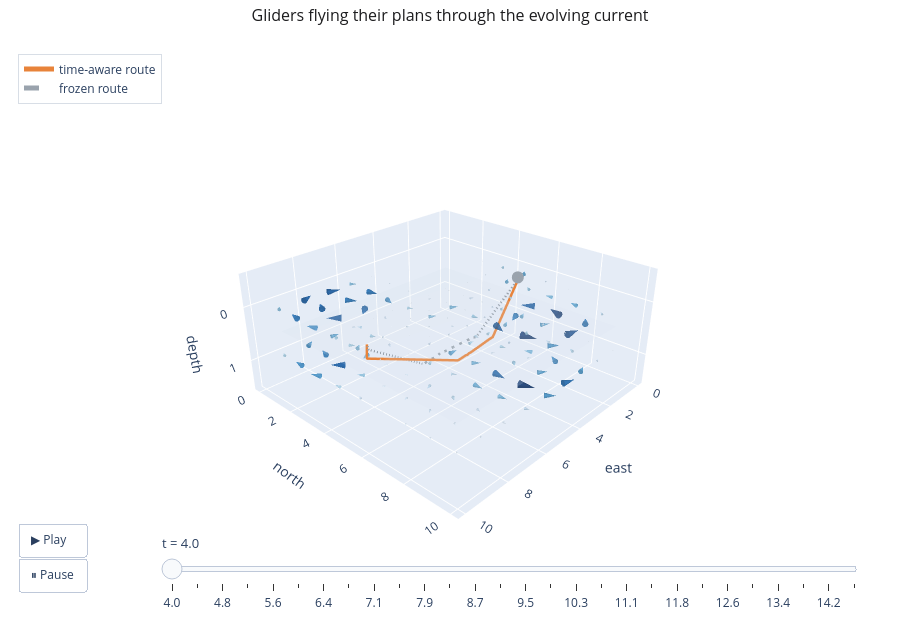

Notebook code for this chart:
### Markdown cell above
Now the same comparison in space, animated. Both gliders depart together and move on the
*same* real clock; the current cones update with time. Watch the time-aware glider (orange)
drop below the thermocline as the window opens, while the frozen glider (grey) stays shallow
and arrives later. Press **Play**.

### Code cell
def interp_at(route, times, t):
    if t <= times[0]:
        return route[0]
    if t >= times[-1]:
        return route[-1]
    k = int(np.searchsorted(times, t) - 1)
    f = (t - times[k]) / (times[k + 1] - times[k] + 1e-9)
    return route[k] + f * (route[k + 1] - route[k])


t_end = max(times_frozen[-1], times_aware[-1])
anim_t = np.linspace(T0, t_end, 28)
cone_base, _ = current_grid(medium, T0, depth=0.05, n=9)
cone_base_d, _ = current_grid(medium, T0, depth=0.92, n=9)


def cones(t, base, depth, scale):
    _, W = current_grid(medium, t, depth=depth, n=9)
    return go.Cone(x=base[:, 0], y=base[:, 1], z=base[:, 2], u=W[:, 0], v=W[:, 1], w=W[:, 2],
                   anchor="tail", sizemode="scaled", sizeref=scale, colorscale="Blues",
                   showscale=False, hoverinfo="skip", opacity=0.6)


def marker(pos, color):
    return go.Scatter3d(x=[pos[0]], y=[pos[1]], z=[pos[2]], mode="markers",
                        marker=dict(size=7, color=color), showlegend=False, hoverinfo="skip")


frames = []
for t in anim_t:
    fa = interp_at(pa, times_aware, t)
    ff = interp_at(pf, times_frozen, t)
    frames.append(go.Frame(name=f"{t:.1f}", data=[
        marker(fa, PALETTE["accent"]), marker(ff, PALETTE["muted"]),
        cones(t, cone_base, 0.05, 0.5), cones(t, cone_base_d, 0.92, 0.5)]))

# Static context: full routes, thermocline, endpoints.
static = [
    go.Scatter3d(x=pa[:, 0], y=pa[:, 1], z=pa[:, 2], mode="lines",
                 line=dict(color=PALETTE["accent"], width=5), name="time-aware route"),
    go.Scatter3d(x=pf[:, 0], y=pf[:, 1], z=pf[:, 2], mode="lines",
                 line=dict(color=PALETTE["muted"], width=5, dash="dash"), name="frozen route"),
]
gx = np.linspace(0.6, 9.4, 2)
GXm, GYm = np.meshgrid(gx, gx)
static.append(go.Surface(x=GXm, y=GYm, z=np.full_like(GXm, medium.z_thermocline),
                         colorscale=[[0, PALETTE["surface"]], [1, PALETTE["surface"]]],
                         opacity=0.18, showscale=False, hoverinfo="skip"))

fig = go.Figure(data=[frames[0].data[0], frames[0].data[1], frames[0].data[2],
                      frames[0].data[3], *static], frames=frames)
play = dict(label="▶ Play", method="animate",
            args=[None, {"frame": {"duration": 160, "redraw": True}, "fromcurrent": True}])
pause = dict(label="⏸ Pause", method="animate",
             args=[[None], {"frame": {"duration": 0, "redraw": False}, "mode": "immediate"}])
steps = [dict(method="animate", label=f.name,
              args=[[f.name], {"frame": {"duration": 0, "redraw": True}, "mode": "immediate"}])
         for f in frames]
ocean_layout(fig, "Gliders flying their plans through the evolving current", height=620)
fig.update_layout(
    updatemenus=[dict(type="buttons", showactive=False, x=0.02, y=0.05,
                      xanchor="left", yanchor="bottom", buttons=[play, pause])],
    sliders=[dict(active=0, x=0.18, len=0.78, y=0.02, yanchor="bottom",
                  currentvalue=dict(prefix="t = ", font=dict(size=13)), steps=steps)])
fig.show()

### Figure 1 — Plotly figure (JSON) as saved in the notebook; plotly's stock layout.template omitted (floating-point values rounded to 4 significant figures)
{"data": [{"hoverinfo": "skip", "marker": {"color": "#e8833a", "size": 7}, "mode": "markers", "showlegend": false, "type": "scatter3d", "x": [1.0], "y": [5.0], "z": [0.05]}, {"hoverinfo": "skip", "marker": {"color": "#9aa3ad", "size": 7}, "mode": "markers", "showlegend": false, "type": "scatter3d", "x": [1.0], "y": [5.0], "z": [0.05]}, {"anchor": "tail", "colorscale": [[0.0, "rgb(247,251,255)"], [0.125, "rgb(222,235,247)"], [0.25, "rgb(198,219,239)"], [0.375, "rgb(158,202,225)"], [0.5, "rgb(107,174,214)"], [0.625, "rgb(66,146,198)"], [0.75, "rgb(33,113,181)"], [0.875, "rgb(8,81,156)"], [1.0, "rgb(8,48,107)"]], "hoverinfo": "skip", "opacity": 0.6, "showscale": false, "sizemode": "scaled", "sizeref": 0.5, "type": "cone", "u": [-0.01114, -0.02322, -0.08441, -0.3267, -0.4905, -0.1772, -0.03219, -0.02726, -0.02954, -0.009717, -0.01549, -0.03887, -0.1512, -0.4396, -0.2707, 0.05606, -0.1114, -0.1861, -0.008724, -0.01321, -0.02719, -0.08683, -0.259, -0.05781, 0.4436, -0.3517, -0.6674, -0.009309, -0.01285, -0.02536, -0.09142, -0.2514, 0.1199, 0.7061, -0.47, -0.9251, -0.04811, -0.03113, 0.002633, -0.1463, -0.4443, -0.05406, 0.3559, -0.2445, -0.4778, -0.314, -0.1601, 0.2192, -0.1402, -0.4125, -0.09423, 0.05613, -0.04738, -0.09029, -0.8251, -0.4088, 0.6512, 0.1077, -0.1831, -0.01573, 0.01895, 0.007031, 3.972e-07, -0.7999, -0.394, 0.6369, 0.09978, -0.191, -0.03035, 0.01628, 0.01587, 0.01085, -0.281, -0.1364, 0.2144, -0.1271, -0.396, -0.1188, -0.003157, 0.01377, 0.01243], "v": [-0.009734, -0.0155, -0.05025, -0.194, -0.2926, -0.1218, -0.07918, -0.07657, -0.02956, -0.01085, -0.01272, -0.02329, -0.08294, -0.2615, -0.3273, -0.4704, -0.533, -0.2372, -0.01269, -0.01363, -0.01562, -0.02597, -0.08909, -0.3055, -0.7598, -0.9167, -0.4136, -0.009027, -0.003544, -0.004932, 0.005962, 0.08609, 0.1936, 0.2626, 0.2806, 0.1364, 0.0674, 0.1643, 0.1374, 0.108, 0.2793, 0.4209, 0.8141, 0.962, 0.4519, 0.3434, 0.7659, 0.6416, 0.344, 0.2386, 0.1827, 0.3217, 0.3629, 0.1766, 0.2894, 0.648, 0.5394, 0.2298, 0.0584, 0.03758, 0.06473, 0.06404, 0.03941, -0.3488, -0.7444, -0.6338, -0.3042, -0.1097, -0.01374, 0.01658, 0.02201, 0.01997, -0.3588, -0.7679, -0.6568, -0.3868, -0.2901, -0.08469, -0.005521, 0.01158, 0.01437], "w": [0.0, 0.0, 0.0, 0.0, 0.0, 0.0, 0.0, 0.0, 0.0, 0.0, 0.0, 0.0, 0.0, 0.0, 0.0, 0.0, 0.0, 0.0, 0.0, 0.0, 0.0, 0.0, 0.0, 0.0, 0.0, 0.0, 0.0, 0.0, 0.0, 0.0, 0.0, 0.0, 0.0, 0.0, 0.0, 0.0, 0.0, 0.0, 0.0, 0.0, 0.0, 0.0, 0.0, 0.0, 0.0, 0.0, 0.0, 0.0, 0.0, 0.0, 0.0, 0.0, 0.0, 0.0, 0.0, 0.0, 0.0, 0.0, 0.0, 0.0, 0.0, 0.0, 0.0, 0.0, 0.0, 0.0, 0.0, 0.0, 0.0, 0.0, 0.0, 0.0, 0.0, 0.0, 0.0, 0.0, 0.0, 0.0, 0.0, 0.0, 0.0], "x": [0.6, 0.6, 0.6, 0.6, 0.6, 0.6, 0.6, 0.6, 0.6, 1.7, 1.7, 1.7, 1.7, 1.7, 1.7, 1.7, 1.7, 1.7, 2.8, 2.8, 2.8, 2.8, 2.8, 2.8, 2.8, 2.8, 2.8, 3.9, 3.9, 3.9, 3.9, 3.9, 3.9, 3.9, 3.9, 3.9, 5.0, 5.0, 5.0, 5.0, 5.0, 5.0, 5.0, 5.0, 5.0, 6.1, 6.1, 6.1, 6.1, 6.1, 6.1, 6.1, 6.1, 6.1, 7.2, 7.2, 7.2, 7.2, 7.2, 7.2, 7.2, 7.2, 7.2, 8.3, 8.3, 8.3, 8.3, 8.3, 8.3, 8.3, 8.3, 8.3, 9.4, 9.4, 9.4, 9.4, 9.4, 9.4, 9.4, 9.4, 9.4], "y": [0.6, 1.7, 2.8, 3.9, 5.0, 6.1, 7.2, 8.3, 9.4, 0.6, 1.7, 2.8, 3.9, 5.0, 6.1, 7.2, 8.3, 9.4, 0.6, 1.7, 2.8, 3.9, 5.0, 6.1, 7.2, 8.3, 9.4, 0.6, 1.7, 2.8, 3.9, 5.0, 6.1, 7.2, 8.3, 9.4, 0.6, 1.7, 2.8, 3.9, 5.0, 6.1, 7.2, 8.3, 9.4, 0.6, 1.7, 2.8, 3.9, 5.0, 6.1, 7.2, 8.3, 9.4, 0.6, 1.7, 2.8, 3.9, 5.0, 6.1, 7.2, 8.3, 9.4, 0.6, 1.7, 2.8, 3.9, 5.0, 6.1, 7.2, 8.3, 9.4, 0.6, 1.7, 2.8, 3.9, 5.0, 6.1, 7.2, 8.3, 9.4], "z": [0.05, 0.05, 0.05, 0.05, 0.05, 0.05, 0.05, 0.05, 0.05, 0.05, 0.05, 0.05, 0.05, 0.05, 0.05, 0.05, 0.05, 0.05, 0.05, 0.05, 0.05, 0.05, 0.05, 0.05, 0.05, 0.05, 0.05, 0.05, 0.05, 0.05, 0.05, 0.05, 0.05, 0.05, 0.05, 0.05, 0.05, 0.05, 0.05, 0.05, 0.05, 0.05, 0.05, 0.05, 0.05, 0.05, 0.05, 0.05, 0.05, 0.05, 0.05, 0.05, 0.05, 0.05, 0.05, 0.05, 0.05, 0.05, 0.05, 0.05, 0.05, 0.05, 0.05, 0.05, 0.05, 0.05, 0.05, 0.05, 0.05, 0.05, 0.05, 0.05, 0.05, 0.05, 0.05, 0.05, 0.05, 0.05, 0.05, 0.05, 0.05]}, {"anchor": "tail", "colorscale": [[0.0, "rgb(247,251,255)"], [0.125, "rgb(222,235,247)"], [0.25, "rgb(198,219,239)"], [0.375, "rgb(158,202,225)"], [0.5, "rgb(107,174,214)"], [0.625, "rgb(66,146,198)"], [0.75, "rgb(33,113,181)"], [0.875, "rgb(8,81,156)"], [1.0, "rgb(8,48,107)"]], "hoverinfo": "skip", "opacity": 0.6, "showscale": false, "sizemode": "scaled", "sizeref": 0.5, "type": "cone", "u": [-0.0002884, -0.0003756, -0.0006065, -0.001345, -0.001846, -0.0009716, -0.0005386, -0.0004764, -0.0004247, -0.0002814, -0.0003653, -0.0005137, -0.0009179, -0.001799, -0.001339, -0.0003746, -0.0007662, -0.0008895, -0.0002589, -0.0003522, -0.0005044, -0.000814, -0.001429, -0.0008968, 0.0006056, -0.001494, -0.002253, -0.0002154, -0.0003079, -0.0004797, -0.0008846, -0.001604, -0.0006462, 0.001216, -0.00184, -0.002945, -0.0002489, -0.0002603, -0.0002807, -0.000951, -0.0023, -0.001463, 0.0002235, -0.001088, -0.001572, -0.0008988, -0.0004722, 0.0005813, -0.0004742, -0.001382, -0.0006161, 2.512e-05, -0.0001875, -0.0002824, -0.002237, -0.001014, 0.002072, 0.0007664, 0.0004845, 0.001285, 0.0007577, 0.0003529, 0.0001818, -0.002083, -0.0008584, 0.002186, 0.0009084, 0.0004114, 0.000981, 0.0008464, 0.0005479, 0.0003478, -0.0005667, -7.639e-05, 0.001033, 0.0002295, -0.0003745, 0.0004508, 0.0006688, 0.0005498, 0.0004031], "v": [-0.0002666, -0.0002718, -0.0003409, -0.0006934, -0.0008947, -0.0003221, -0.0001158, -4.208e-05, 0.0001318, -0.0003243, -0.0003298, -0.000337, -0.0004448, -0.0008417, -0.0008908, -0.001168, -0.001259, -0.0003835, -0.0003933, -0.0004183, -0.0004231, -0.0003955, -0.0004233, -0.0008075, -0.001889, -0.002227, -0.0007824, -0.0004498, -0.0004919, -0.0005459, -0.0005051, -8.143e-05, 0.0006524, 0.001189, 0.001332, 0.0008965, -0.0002899, -0.0001146, -0.0003215, -0.000542, 7.086e-05, 0.001455, 0.003148, 0.003502, 0.001919, 0.0004629, 0.001534, 0.0009961, -0.0001429, -0.0006684, 0.001158, 0.002213, 0.001982, 0.001214, 0.0003263, 0.001231, 0.0007736, -0.0002887, -0.0007165, 0.0004557, 0.001173, 0.00103, 0.0007826, -0.001424, -0.002607, -0.002363, -0.00145, -0.0006995, 9.213e-05, 0.0005721, 0.0006606, 0.0006028, -0.001386, -0.00257, -0.002265, -0.001453, -0.001017, -0.0001759, 0.0002744, 0.0004291, 0.0004541], "w": [0.0, 0.0, 0.0, 0.0, 0.0, 0.0, 0.0, 0.0, 0.0, 0.0, 0.0, 0.0, 0.0, 0.0, 0.0, 0.0, 0.0, 0.0, 0.0, 0.0, 0.0, 0.0, 0.0, 0.0, 0.0, 0.0, 0.0, 0.0, 0.0, 0.0, 0.0, 0.0, 0.0, 0.0, 0.0, 0.0, 0.0, 0.0, 0.0, 0.0, 0.0, 0.0, 0.0, 0.0, 0.0, 0.0, 0.0, 0.0, 0.0, 0.0, 0.0, 0.0, 0.0, 0.0, 0.0, 0.0, 0.0, 0.0, 0.0, 0.0, 0.0, 0.0, 0.0, 0.0, 0.0, 0.0, 0.0, 0.0, 0.0, 0.0, 0.0, 0.0, 0.0, 0.0, 0.0, 0.0, 0.0, 0.0, 0.0, 0.0, 0.0], "x": [0.6, 0.6, 0.6, 0.6, 0.6, 0.6, 0.6, 0.6, 0.6, 1.7, 1.7, 1.7, 1.7, 1.7, 1.7, 1.7, 1.7, 1.7, 2.8, 2.8, 2.8, 2.8, 2.8, 2.8, 2.8, 2.8, 2.8, 3.9, 3.9, 3.9, 3.9, 3.9, 3.9, 3.9, 3.9, 3.9, 5.0, 5.0, 5.0, 5.0, 5.0, 5.0, 5.0, 5.0, 5.0, 6.1, 6.1, 6.1, 6.1, 6.1, 6.1, 6.1, 6.1, 6.1, 7.2, 7.2, 7.2, 7.2, 7.2, 7.2, 7.2, 7.2, 7.2, 8.3, 8.3, 8.3, 8.3, 8.3, 8.3, 8.3, 8.3, 8.3, 9.4, 9.4, 9.4, 9.4, 9.4, 9.4, 9.4, 9.4, 9.4], "y": [0.6, 1.7, 2.8, 3.9, 5.0, 6.1, 7.2, 8.3, 9.4, 0.6, 1.7, 2.8, 3.9, 5.0, 6.1, 7.2, 8.3, 9.4, 0.6, 1.7, 2.8, 3.9, 5.0, 6.1, 7.2, 8.3, 9.4, 0.6, 1.7, 2.8, 3.9, 5.0, 6.1, 7.2, 8.3, 9.4, 0.6, 1.7, 2.8, 3.9, 5.0, 6.1, 7.2, 8.3, 9.4, 0.6, 1.7, 2.8, 3.9, 5.0, 6.1, 7.2, 8.3, 9.4, 0.6, 1.7, 2.8, 3.9, 5.0, 6.1, 7.2, 8.3, 9.4, 0.6, 1.7, 2.8, 3.9, 5.0, 6.1, 7.2, 8.3, 9.4, 0.6, 1.7, 2.8, 3.9, 5.0, 6.1, 7.2, 8.3, 9.4], "z": [0.92, 0.92, 0.92, 0.92, 0.92, 0.92, 0.92, 0.92, 0.92, 0.92, 0.92, 0.92, 0.92, 0.92, 0.92, 0.92, 0.92, 0.92, 0.92, 0.92, 0.92, 0.92, 0.92, 0.92, 0.92, 0.92, 0.92, 0.92, 0.92, 0.92, 0.92, 0.92, 0.92, 0.92, 0.92, 0.92, 0.92, 0.92, 0.92, 0.92, 0.92, 0.92, 0.92, 0.92, 0.92, 0.92, 0.92, 0.92, 0.92, 0.92, 0.92, 0.92, 0.92, 0.92, 0.92, 0.92, 0.92, 0.92, 0.92, 0.92, 0.92, 0.92, 0.92, 0.92, 0.92, 0.92, 0.92, 0.92, 0.92, 0.92, 0.92, 0.92, 0.92, 0.92, 0.92, 0.92, 0.92, 0.92, 0.92, 0.92, 0.92]}, {"line": {"color": "#e8833a", "width": 5}, "mode": "lines", "name": "time-aware route", "type": "scatter3d", "x": [1.0, 0.9999, 1.001, 2.576, 2.658, 2.702, 2.751, 2.904, 3.771, 3.864, 3.962, 4.063, 4.166, 4.273, 4.383, 4.508, 4.641, 4.787, 4.958, 8.91, 8.914, 8.921, 8.927, 8.935, 8.939, 8.944, 8.953, 8.981, 9.0], "y": [5.0, 4.971, 4.949, 5.084, 5.097, 5.105, 5.114, 5.138, 5.258, 5.271, 5.285, 5.299, 5.313, 5.327, 5.34, 5.353, 5.364, 5.372, 5.375, 4.846, 4.852, 4.863, 4.872, 4.884, 4.891, 4.9, 4.915, 4.965, 5.0], "z": [0.05, 0.1242, 0.1791, 1.004, 0.9996, 0.9992, 0.9974, 0.9953, 0.9994, 0.9987, 0.9988, 0.9996, 0.9973, 0.9936, 1.001, 0.9919, 0.9947, 0.9964, 1.002, 0.3357, 0.3248, 0.3048, 0.2875, 0.2658, 0.2516, 0.2353, 0.2085, 0.1158, 0.05]}, {"line": {"color": "#9aa3ad", "dash": "dash", "width": 5}, "mode": "lines", "name": "frozen route", "type": "scatter3d", "x": [1.0, 1.004, 1.008, 3.02, 3.071, 3.148, 3.237, 3.254, 3.321, 3.747, 3.959, 4.086, 4.302, 4.49, 4.77, 5.06, 5.18, 5.378, 5.658, 5.741, 5.859, 5.887, 6.044, 8.964, 8.97, 8.976, 8.982, 8.991, 9.0], "y": [5.0, 4.963, 4.931, 4.592, 4.59, 4.584, 4.579, 4.578, 4.571, 4.551, 4.543, 4.539, 4.536, 4.538, 4.544, 4.551, 4.556, 4.575, 4.596, 4.599, 4.613, 4.619, 4.633, 5.022, 5.018, 5.015, 5.011, 5.006, 5.0], "z": [0.05, 0.1058, 0.1532, 1.001, 0.9993, 0.9923, 0.9827, 0.9817, 0.9903, 0.9885, 0.9938, 0.9957, 0.9948, 0.9931, 0.992, 0.9768, 0.9958, 1.001, 0.9964, 0.9948, 0.9911, 0.9936, 1.002, 0.1429, 0.1273, 0.1116, 0.09536, 0.07341, 0.05]}, {"colorscale": [[0, "#cdd8e3"], [1, "#cdd8e3"]], "hoverinfo": "skip", "opacity": 0.18, "showscale": false, "type": "surface", "x": [[0.6, 9.4], [0.6, 9.4]], "y": [[0.6, 0.6], [9.4, 9.4]], "z": [[0.45, 0.45], [0.45, 0.45]]}], "layout": {"height": 620, "legend": {"bgcolor": "rgba(255,255,255,0.6)", "bordercolor": "#d8dee6", "borderwidth": 1, "x": 0.02, "y": 0.98}, "margin": {"b": 0, "l": 0, "r": 0, "t": 42}, "paper_bgcolor": "white", "scene": {"aspectmode": "manual", "aspectratio": {"x": 1, "y": 1, "z": 0.45}, "camera": {"eye": {"x": 1.6, "y": 1.5, "z": 1.1}}, "xaxis": {"showspikes": false, "title": {"text": "east"}}, "yaxis": {"showspikes": false, "title": {"text": "north"}}, "zaxis": {"autorange": "reversed", "showspikes": false, "title": {"text": "depth"}}}, "sliders": [{"active": 0, "currentvalue": {"font": {"size": 13}, "prefix": "t = "}, "len": 0.78, "steps": [{"args": [["4.0"], {"frame": {"duration": 0, "redraw": true}, "mode": "immediate"}], "label": "4.0", "method": "animate"}, {"args": [["4.4"], {"frame": {"duration": 0, "redraw": true}, "mode": "immediate"}], "label": "4.4", "method": "animate"}, {"args": [["4.8"], {"frame": {"duration": 0, "redraw": true}, "mode": "immediate"}], "label": "4.8", "method": "animate"}, {"args": [["5.2"], {"frame": {"duration": 0, "redraw": true}, "mode": "immediate"}], "label": "5.2", "method": "animate"}, {"args": [["5.6"], {"frame": {"duration": 0, "redraw": true}, "mode": "immediate"}], "label": "5.6", "method": "animate"}, {"args": [["6.0"], {"frame": {"duration": 0, "redraw": true}, "mode": "immediate"}], "label": "6.0", "method": "animate"}, {"args": [["6.4"], {"frame": {"duration": 0, "redraw": true}, "mode": "immediate"}], "label": "6.4", "method": "animate"}, {"args": [["6.7"], {"frame": {"duration": 0, "redraw": true}, "mode": "immediate"}], "label": "6.7", "method": "animate"}, {"args": [["7.1"], {"frame": {"duration": 0, "redraw": true}, "mode": "immediate"}], "label": "7.1", "method": "animate"}, {"args": [["7.5"], {"frame": {"duration": 0, "redraw": true}, "mode": "immediate"}], "label": "7.5", "method": "animate"}, {"args": [["7.9"], {"frame": {"duration": 0, "redraw": true}, "mode": "immediate"}], "label": "7.9", "method": "animate"}, {"args": [["8.3"], {"frame": {"duration": 0, "redraw": true}, "mode": "immediate"}], "label": "8.3", "method": "animate"}, {"args": [["8.7"], {"frame": {"duration": 0, "redraw": true}, "mode": "immediate"}], "label": "8.7", "method": "animate"}, {"args": [["9.1"], {"frame": {"duration": 0, "redraw": true}, "mode": "immediate"}], "label": "9.1", "method": "animate"}, {"args": [["9.5"], {"frame": {"duration": 0, "redraw": true}, "mode": "immediate"}], "label": "9.5", "method": "animate"}, {"args": [["9.9"], {"frame": {"duration": 0, "redraw": true}, "mode": "immediate"}], "label": "9.9", "method": "animate"}, {"args": [["10.3"], {"frame": {"duration": 0, "redraw": true}, "mode": "immediate"}], "label": "10.3", "method": "animate"}, {"args": [["10.7"], {"frame": {"duration": 0, "redraw": true}, "mode": "immediate"}], "label": "10.7", "method": "animate"}, {"args": [["11.1"], {"frame": {"duration": 0, "redraw": true}, "mode": "immediate"}], "label": "11.1", "method": "animate"}, {"args": [["11.4"], {"frame": {"duration": 0, "redraw": true}, "mode": "immediate"}], "label": "11.4", "method": "animate"}, {"args": [["11.8"], {"frame": {"duration": 0, "redraw": true}, "mode": "immediate"}], "label": "11.8", "method": "animate"}, {"args": [["12.2"], {"frame": {"duration": 0, "redraw": true}, "mode": "immediate"}], "label": "12.2", "method": "animate"}, {"args": [["12.6"], {"frame": {"duration": 0, "redraw": true}, "mode": "immediate"}], "label": "12.6", "method": "animate"}, {"args": [["13.0"], {"frame": {"duration": 0, "redraw": true}, "mode": "immediate"}], "label": "13.0", "method": "animate"}, {"args": [["13.4"], {"frame": {"duration": 0, "redraw": true}, "mode": "immediate"}], "label": "13.4", "method": "animate"}, {"args": [["13.8"], {"frame": {"duration": 0, "redraw": true}, "mode": "immediate"}], "label": "13.8", "method": "animate"}, {"args": [["14.2"], {"frame": {"duration": 0, "redraw": true}, "mode": "immediate"}], "label": "14.2", "method": "animate"}, {"args": [["14.6"], {"frame": {"duration": 0, "redraw": true}, "mode": "immediate"}], "label": "14.6", "method": "animate"}], "x": 0.18, "y": 0.02, "yanchor": "bottom"}], "title": {"font": {"color": "#1d1d1f", "size": 16}, "text": "Gliders flying their plans through the evolving current", "x": 0.5, "xanchor": "center"}, "updatemenus": [{"buttons": [{"args": [null, {"frame": {"duration": 160, "redraw": true}, "fromcurrent": true}], "label": "▶ Play", "method": "animate"}, {"args": [[null], {"frame": {"duration": 0, "redraw": false}, "mode": "immediate"}], "label": "⏸ Pause", "method": "animate"}], "showactive": false, "type": "buttons", "x": 0.02, "xanchor": "left", "y": 0.05, "yanchor": "bottom"}]}}
